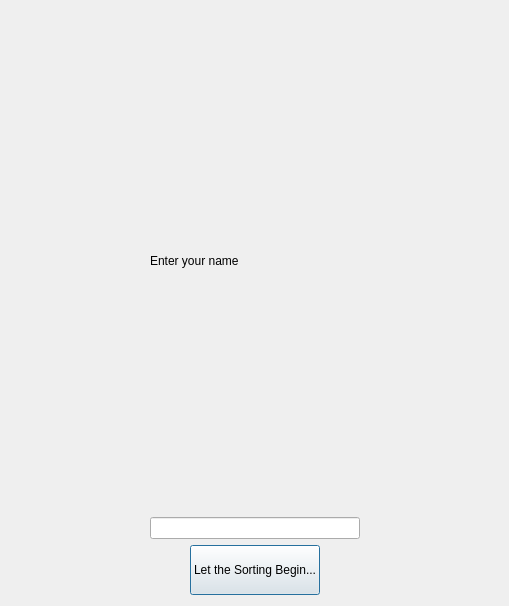
<?xml version="1.0" encoding="UTF-8"?>
<ui version="4.0">
 <class>Dialog</class>
 <widget class="QDialog" name="Dialog">
  <property name="geometry">
   <rect>
    <x>0</x>
    <y>0</y>
    <width>509</width>
    <height>606</height>
   </rect>
  </property>
  <property name="windowTitle">
   <string>Sorting Hat</string>
  </property>
  <layout class="QHBoxLayout" name="horizontalLayout">
   <item>
    <spacer name="horizontalSpacer_3">
     <property name="orientation">
      <enum>Qt::Horizontal</enum>
     </property>
     <property name="sizeHint" stdset="0">
      <size>
       <width>40</width>
       <height>20</height>
      </size>
     </property>
    </spacer>
   </item>
   <item>
    <layout class="QVBoxLayout" name="verticalLayout">
     <item>
      <spacer name="verticalSpacer">
       <property name="orientation">
        <enum>Qt::Vertical</enum>
       </property>
       <property name="sizeType">
        <enum>QSizePolicy::Fixed</enum>
       </property>
       <property name="sizeHint" stdset="0">
        <size>
         <width>0</width>
         <height>0</height>
        </size>
       </property>
      </spacer>
     </item>
     <item>
      <widget class="QLabel" name="label">
       <property name="text">
        <string>Enter your name</string>
       </property>
      </widget>
     </item>
     <item>
      <widget class="QLineEdit" name="lineEdit_name"/>
     </item>
     <item>
      <layout class="QHBoxLayout" name="horizontalLayout_2">
       <item>
        <spacer name="horizontalSpacer">
         <property name="orientation">
          <enum>Qt::Horizontal</enum>
         </property>
         <property name="sizeHint" stdset="0">
          <size>
           <width>40</width>
           <height>20</height>
          </size>
         </property>
        </spacer>
       </item>
       <item>
        <widget class="QPushButton" name="sorts_girls_btn">
         <property name="sizePolicy">
          <sizepolicy hsizetype="Minimum" vsizetype="Minimum">
           <horstretch>0</horstretch>
           <verstretch>0</verstretch>
          </sizepolicy>
         </property>
         <property name="maximumSize">
          <size>
           <width>250</width>
           <height>50</height>
          </size>
         </property>
         <property name="sizeIncrement">
          <size>
           <width>10</width>
           <height>10</height>
          </size>
         </property>
         <property name="layoutDirection">
          <enum>Qt::LeftToRight</enum>
         </property>
         <property name="text">
          <string>Let the Sorting Begin...</string>
         </property>
         <property name="iconSize">
          <size>
           <width>5</width>
           <height>5</height>
          </size>
         </property>
        </widget>
       </item>
       <item>
        <spacer name="horizontalSpacer_2">
         <property name="orientation">
          <enum>Qt::Horizontal</enum>
         </property>
         <property name="sizeHint" stdset="0">
          <size>
           <width>40</width>
           <height>20</height>
          </size>
         </property>
        </spacer>
       </item>
      </layout>
     </item>
    </layout>
   </item>
   <item>
    <spacer name="horizontalSpacer_4">
     <property name="orientation">
      <enum>Qt::Horizontal</enum>
     </property>
     <property name="sizeHint" stdset="0">
      <size>
       <width>40</width>
       <height>20</height>
      </size>
     </property>
    </spacer>
   </item>
  </layout>
 </widget>
 <resources/>
 <connections/>
</ui>
